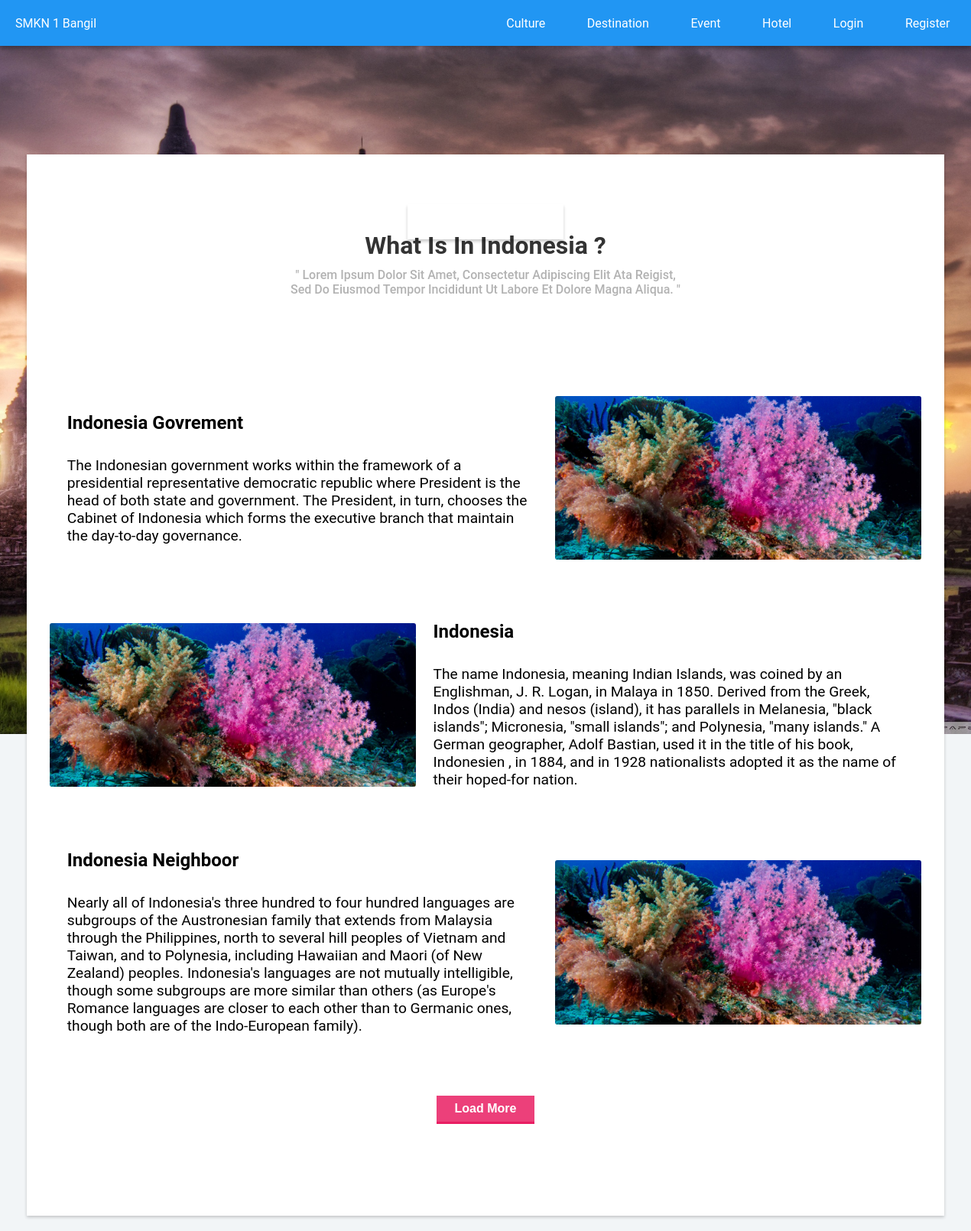
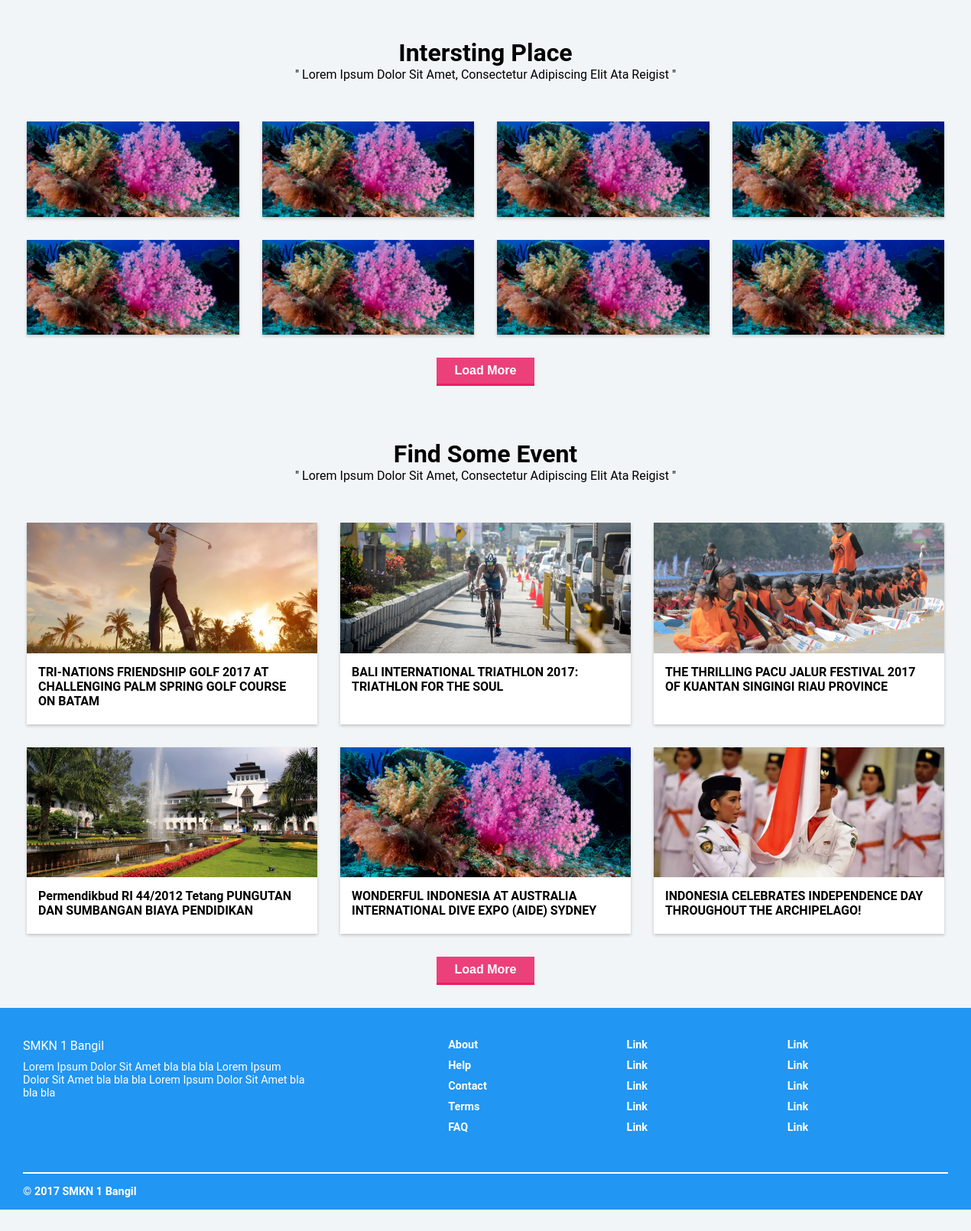
The page /?page=home on the database its author committed (2 pictures, top to bottom).
### tables this page shows
CREATE TABLE `place` (
  `place_id` int(11) NOT NULL,
  `place_name` varchar(255) NOT NULL,
  `place_picture` varchar(255) NOT NULL
);

CREATE TABLE `article` (
  `article_id` int(10) NOT NULL,
  `article_name` varchar(255) NOT NULL,
  `article_date` date NOT NULL,
  `article_content` text NOT NULL,
  `article_view` int(11) NOT NULL,
  `article_picture` varchar(255) NOT NULL,
  `place_id` int(11) NOT NULL,
  `user_id` int(11) NOT NULL,
  `category_id` int(11) NOT NULL
);

### proses/pdo.php (called while the page is built, shortened)
<?php
class Database {
    private $dsn = 'mysql:host=localhost; dbname=project_1';
    private $user = 'root';
    private $password = '';
	protected static $_instance = null;
	public static function instance() {
		if (self::$_instance === null) {
			self::$_instance = new Database();
		}
		return self::$_instance;
	}
	public function getInstance(){
		try{
			$this->db = new PDO($this->dsn, $this->user, $this->password);
			$this->db->setAttribute(PDO::ATTR_ERRMODE, PDO::ERRMODE_EXCEPTION);
			return $this->db;
		}
		catch(PDOException $e) {
			echo "ERROR" . $e->getMessage();
		}
	}
}
?>

### proses/model.php (called while the page is built, shortened)
<?php
	include('pdo.php');
	class model extends database{
		public function __construct(){
			$pdo = Database::instance();
			$this->db = $pdo->getInstance();
		}
	}
?>

### core/controller.php (called while the page is built, shortened)
<?php
	include_once("proses/model.php");
	class controller{
		function __construct(){
			$this->model = new model();
		}
	}
?>

### content/home.php (the view, shortened to what this page needs)
<?php
include_once('content/nav.php');
?>
<header id="header" style="	background-image: url(assets/img/the_lost_hindu_temple_in_the_jungle_mist___indonesia-wallpaper-2560x1600.jpg);
">
	<div class="hero">
			<button class="btn ghost scroll" scroll="#start" role="button">start journey</button>
	</div>
</header>
<main id="start">
	<div class="container">
		<div class="main-title">
			<h1>What is in Indonesia ?</h1>
			<p>" Lorem ipsum dolor sit amet, consectetur adipiscing elit ata reigist,</p>
			<p> sed do eiusmod tempor incididunt ut labore et dolore magna aliqua. " </p>
		</div>
		<div class="main preview">
			<div class="preview-content">
				<h2>Indonesia govrement</h2>
				<p>
				The Indonesian government works within the framework of a presidential representative democratic republic where President is the head of both state and government. The President, in turn, chooses the Cabinet of Indonesia which forms the executive branch that maintain the day-to-day governance.
				</p>
			</div>
			<div class="preview-image">
				<img src="assets/img/dbf4044c317a172ba51968578f83229e2d4ac6de-87ca1.jpg" alt="preview">
			</div>
		</div>
		<div class="main preview">
			<div class="preview-image">
				<img src="assets/img/dbf4044c317a172ba51968578f83229e2d4ac6de-87ca1.jpg" alt="preview">
			</div>
			<div class="preview-content">
				<h2>Indonesia</h2>
				<p>
				The name Indonesia, meaning Indian Islands, was coined by an Englishman, J. R. Logan, in Malaya in 1850. Derived from the Greek, Indos (India) and nesos (island), it has parallels in Melanesia, "black islands"; Micronesia, "small islands"; and Polynesia, "many islands." A German geographer, Adolf Bastian, used it in the title of his book, Indonesien , in 1884, and in 1928 nationalists adopted it as the name of their hoped-for nation.
				</p>
			</div>
		</div>
		<div class="main preview">
			<div class="preview-content">
				<h2>Indonesia neighboor</h2>
				<p>
				Nearly all of Indonesia's three hundred to four hundred languages are subgroups of the Austronesian family that extends from Malaysia through the Philippines, north to several hill peoples of Vietnam and Taiwan, and to Polynesia, including Hawaiian and Maori (of New Zealand) peoples. Indonesia's languages are not mutually intelligible, though some subgroups are more similar than others (as Europe's Romance languages are closer to each other than to Germanic ones, though both are of the Indo-European family).
				</p>
			</div>
			<div class="preview-image">
				<img src="assets/img/dbf4044c317a172ba51968578f83229e2d4ac6de-87ca1.jpg" alt="preview">
			</div>
		</div>
		<a href="?page=culture" class="navbar-brand">
		<button class="btn global">Load more</button>
		</a>
	</div>
</main>
<div class="card-wrap">
	<div class="main-title">
			<h1>intersting place</h1>
			<p>" Lorem ipsum dolor sit amet, consectetur adipiscing elit ata reigist "</p>
	</div>
	<div class="card-row">
		<?php
			$query = $main->model->db->prepare("SELECT * FROM place ORDER BY place.place_name LIMIT 8");
			$query->execute();
			while( $row = $query->fetch(PDO::FETCH_OBJ) ){
		?>
		<div class="card-2">
			<a href="?page=destination&name=<?= $row->place_name ?>" class="card-item">
				<div class="card-header">
					<img src="assets/img/<?= $row->place_picture ?>">
				</div>
			</a>
		</div>
		<?php
			}
		?>
	</div>
	<a href="?page=destination" class="navbar-brand">
		<button class="btn global">Load more</button>
		</a>
</div>
<div class="card-wrap">
	<div class="main-title">
		<h1>Find some Event</h1>
		<p>" Lorem ipsum dolor sit amet, consectetur adipiscing elit ata reigist "</p>
	</div>
	<div class="card-row">
		<?php
			$query = $main->model->db->prepare("SELECT * FROM article WHERE article.category_id=5 OR article.category_id=4 ORDER BY article.article_id DESC LIMIT 6");
			$query->execute();
			while( $row = $query->fetch(PDO::FETCH_OBJ) ){
		?>
		<div class="card">
		<a class="card-item" href="?page=article&id=<?= $row->article_id ?>">
			<div class="card-header">
				<img src="assets/img/<?= $row->article_picture ?>">
			</div>
			<div class="card-body">
				<div class="card-title">
					<h4><?= $row->article_name?></h4>
				</div>
			</div>
		</a>
		</div>
		<?php
			}
		?>
	</div>
	<a href="?page=event" class="navbar-brand">
		<button class="btn global">Load more</button>
		</a>
</div>
<?php include_once('content/footer.php'); ?>

### assets/css/global.css (style rules this page uses)
* { margin: 0 auto; padding: 0; }
body { font-family: Roboto, sans-serif; background: #f2f5f7; }
a { text-decoration: none; color: inherit; }
.cover-background, header, main .main-static .side-img { background-size: cover; -webkit-background-size: cover; -moz-background-size: cover; -ms-background-size: cover; -o-background-size: cover; background-position: center; }
.btn { display: block; font-size: 1rem; font-weight: 600; color: white; padding: 8px 24px; border: none; text-transform: capitalize; cursor: pointer; }
.btn.global, .btn-plus, .btn-control, .pagination a { cursor: pointer; background: #ec407a !important; border-bottom: 3px solid rgba(233, 30, 99, 1); }
.shadow, .modal, .modal-admin, .dropdown.collapse, nav, main .container, .card .card-item, .card-2 .card-item, .scroll-top, .btn-plus, .btn-control, .preview-float, .pagination a { background: #fff; -webkit-box-shadow: 0 2px 4px rgba(0, 0, 0, 0.2); -moz-box-shadow: 0 2px 4px rgba(0, 0, 0, 0.2); box-shadow: 0 2px 4px rgba(0, 0, 0, 0.2); }
footer, { -webkit-box-shadow: 0 -2px 4px rgba(0, 0, 0, 0.2); -moz-box-shadow: 0 -2px 4px rgba(0, 0, 0, 0.2); box-shadow: 0 -2px 4px rgba(0, 0, 0, 0.2); }
.shadow, .modal, .modal-admin, .btn-submit, .btn.global, .dropdown.collapse:hover, nav, main .container, main .preview-image, .card .card-item, .card-2 .card-item, footer, .btn-plus, .btn-control, .preview-float, .pagination a { transition: box-shadow 300ms; }

### assets/css/navbar.css (style rules this page uses)
.navbar-brand { width: 100%; margin-left: 0; }
.navbar-brand, .navbar-brand:hover { text-decoration: none; }

### assets/css/header.css (style rules this page uses)
.hero { display: flex; align-items: center; justify-content: center; width: 100%; height: 120vh; text-transform: uppercase; }
.hero .btn.ghost { margin-top: -10vh; padding: 12px 48px; font-weight: 600; background: none; border: 2px solid rgba(255,255,255,0.8); color: rgba(255,255,255,0.8); transition-property: color, background; transition: 700ms ease-in-out; box-shadow: 0 3px 4px rgba(0,0,0,0.2) }

### assets/css/main.css (style rules this page uses)
main { padding: 0 30px; margin-top: -20vh; }
main .container { padding: 0 30px 120px; background: #fff; box-sizing: border-box; }
main .main-title { padding: 100px 0 130px; }
.main-title { text-transform: capitalize; text-align: center; }
main .main-title h1 { color: rgba(0,0,0,0.8); margin-bottom: 10px; }
main .main-title p { color: rgba(0,0,0,0.3); font-weight: 500; }
main .main.preview { display: flex; align-items: center; margin-bottom: 80px; }
main .preview-content { width: 54%; margin: 0 2%; }
main .preview-content h2 { text-transform: capitalize; font-size: 600; margin-bottom: 30px; }
main .preview-content p { font-size: 120%; }
main .preview-image { width: 42%; border-radius: 3px; overflow: hidden; }
main .preview-image img { display: block; width: 100%; }

### assets/css/grid.css (style rules this page uses)
.container { width: 100%; max-width: 1200px; }
.card-wrap { margin-top: 30px; max-width: 1200px; width: 100%; padding: 0 30px; }
.card-wrap .main-title { padding: 40px 0 52px; }
.card-row { display: flex; flex-flow: row wrap; margin: 0 -15px; }
.card, .card-2, .card-50 { display: flex; flex: 1 0 auto; padding: 0 15px; margin-bottom: 30px; box-sizing: border-box; }
.card { margin-left: 0; margin-right: 0; width: 33%; max-width: 33.3333%; }
.card-2 { width: 25%; max-width: 25%; }
.card .card-item { cursor: pointer; display: block; }
.card-item { width: 100%; }
.card-item .card-header { position: relative; width: 100%; height: auto; }
.card-item .card-header img { display: block; width: 100%; height: auto; }
.card-body, .card-footer { width: 100%; padding: 15px; box-sizing: border-box; }
.card-item .card-body .card-title { margin-bottom: 6px; }

### rows shown on the page
place: place_picture (picture)
place: place_picture (picture)
place: place_picture (picture)
place: place_picture (picture)
place: place_picture (picture)
place: place_picture (picture)
place: place_picture (picture)
place: place_picture (picture)
article: article_picture (picture), article_name "TRI-NATIONS FRIENDSHIP GOLF 2017 AT CHALLENGING PALM SPRING GOLF COURSE ON BATAM"
article: article_picture (picture), article_name "BALI INTERNATIONAL TRIATHLON 2017: TRIATHLON FOR THE SOUL"
article: article_picture (picture), article_name "THE THRILLING PACU JALUR FESTIVAL 2017 OF KUANTAN SINGINGI RIAU PROVINCE"
article: article_picture (picture), article_name "Permendikbud RI 44/2012 Tetang PUNGUTAN DAN SUMBANGAN BIAYA PENDIDIKAN"
article: article_picture (picture), article_name "WONDERFUL INDONESIA AT AUSTRALIA INTERNATIONAL DIVE EXPO (AIDE) SYDNEY"
article: article_picture (picture), article_name "INDONESIA CELEBRATES INDEPENDENCE DAY THROUGHOUT THE ARCHIPELAGO!"
